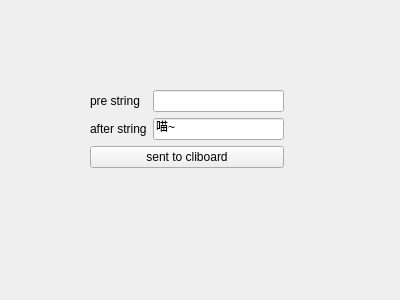
<?xml version="1.0" encoding="UTF-8"?>
<ui version="4.0">
 <class>miao</class>
 <widget class="QWidget" name="miao">
  <property name="geometry">
   <rect>
    <x>0</x>
    <y>0</y>
    <width>400</width>
    <height>300</height>
   </rect>
  </property>
  <property name="windowTitle">
   <string>miao</string>
  </property>
  <widget class="QWidget" name="layoutWidget">
   <property name="geometry">
    <rect>
     <x>90</x>
     <y>90</y>
     <width>194</width>
     <height>78</height>
    </rect>
   </property>
   <layout class="QFormLayout" name="formLayout">
    <item row="0" column="0">
     <widget class="QLabel" name="label">
      <property name="text">
       <string>pre string</string>
      </property>
     </widget>
    </item>
    <item row="0" column="1">
     <widget class="QLineEdit" name="lineEdit"/>
    </item>
    <item row="1" column="0">
     <widget class="QLabel" name="label_2">
      <property name="text">
       <string>after string</string>
      </property>
     </widget>
    </item>
    <item row="1" column="1">
     <widget class="QLineEdit" name="lineEdit_2">
      <property name="text">
       <string>喵~</string>
      </property>
     </widget>
    </item>
    <item row="2" column="0" colspan="2">
     <widget class="QPushButton" name="pushButton">
      <property name="text">
       <string>sent to cliboard</string>
      </property>
     </widget>
    </item>
   </layout>
  </widget>
 </widget>
 <resources/>
 <connections/>
</ui>
